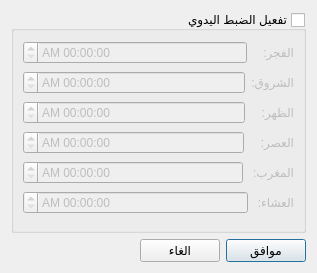
<?xml version="1.0" encoding="UTF-8"?>
<ui version="4.0">
 <class>ChangeTimeDialog</class>
 <widget class="QDialog" name="ChangeTimeDialog">
  <property name="geometry">
   <rect>
    <x>0</x>
    <y>0</y>
    <width>317</width>
    <height>273</height>
   </rect>
  </property>
  <property name="windowTitle">
   <string>الضبط اليدوي لأوقات الصلاة</string>
  </property>
  <property name="layoutDirection">
   <enum>Qt::RightToLeft</enum>
  </property>
  <layout class="QGridLayout" name="gridLayout_2">
   <item row="0" column="0" colspan="3">
    <widget class="QGroupBox" name="groupBox">
     <property name="title">
      <string>تفعيل الضبط اليدوي</string>
     </property>
     <property name="checkable">
      <bool>true</bool>
     </property>
     <property name="checked">
      <bool>false</bool>
     </property>
     <layout class="QGridLayout" name="gridLayout">
      <item row="0" column="0">
       <layout class="QHBoxLayout" name="horizontalLayout">
        <item>
         <widget class="QLabel" name="fajrLabel">
          <property name="sizePolicy">
           <sizepolicy hsizetype="Maximum" vsizetype="Preferred">
            <horstretch>0</horstretch>
            <verstretch>0</verstretch>
           </sizepolicy>
          </property>
          <property name="text">
           <string>الفجر:   </string>
          </property>
         </widget>
        </item>
        <item>
         <widget class="QTimeEdit" name="fajrTimeEdit">
          <property name="accelerated">
           <bool>false</bool>
          </property>
          <property name="displayFormat">
           <string>HH:mm:ss A</string>
          </property>
          <property name="calendarPopup">
           <bool>false</bool>
          </property>
         </widget>
        </item>
       </layout>
      </item>
      <item row="1" column="0">
       <layout class="QHBoxLayout" name="horizontalLayout_2">
        <item>
         <widget class="QLabel" name="shroukLabel">
          <property name="sizePolicy">
           <sizepolicy hsizetype="Maximum" vsizetype="Preferred">
            <horstretch>0</horstretch>
            <verstretch>0</verstretch>
           </sizepolicy>
          </property>
          <property name="text">
           <string>الشروق:</string>
          </property>
         </widget>
        </item>
        <item>
         <widget class="QTimeEdit" name="shroukTimeEdit">
          <property name="displayFormat">
           <string>HH:mm:ss A</string>
          </property>
         </widget>
        </item>
       </layout>
      </item>
      <item row="2" column="0">
       <layout class="QHBoxLayout" name="horizontalLayout_3">
        <item>
         <widget class="QLabel" name="zuhrLabel">
          <property name="sizePolicy">
           <sizepolicy hsizetype="Maximum" vsizetype="Preferred">
            <horstretch>0</horstretch>
            <verstretch>0</verstretch>
           </sizepolicy>
          </property>
          <property name="text">
           <string>الظهر:   </string>
          </property>
         </widget>
        </item>
        <item>
         <widget class="QTimeEdit" name="zuhrTimeEdit">
          <property name="displayFormat">
           <string>HH:mm:ss A</string>
          </property>
         </widget>
        </item>
       </layout>
      </item>
      <item row="3" column="0">
       <layout class="QHBoxLayout" name="horizontalLayout_4">
        <item>
         <widget class="QLabel" name="asrLabel">
          <property name="sizePolicy">
           <sizepolicy hsizetype="Maximum" vsizetype="Preferred">
            <horstretch>0</horstretch>
            <verstretch>0</verstretch>
           </sizepolicy>
          </property>
          <property name="text">
           <string>العصر:   </string>
          </property>
         </widget>
        </item>
        <item>
         <widget class="QTimeEdit" name="asrTimeEdit">
          <property name="displayFormat">
           <string>HH:mm:ss A</string>
          </property>
         </widget>
        </item>
       </layout>
      </item>
      <item row="4" column="0">
       <layout class="QHBoxLayout" name="horizontalLayout_5">
        <item>
         <widget class="QLabel" name="maghribLabel">
          <property name="sizePolicy">
           <sizepolicy hsizetype="Maximum" vsizetype="Preferred">
            <horstretch>0</horstretch>
            <verstretch>0</verstretch>
           </sizepolicy>
          </property>
          <property name="text">
           <string>المغرب: </string>
          </property>
         </widget>
        </item>
        <item>
         <widget class="QTimeEdit" name="maghribTimeEdit">
          <property name="displayFormat">
           <string>HH:mm:ss A</string>
          </property>
         </widget>
        </item>
       </layout>
      </item>
      <item row="5" column="0">
       <layout class="QHBoxLayout" name="horizontalLayout_6">
        <item>
         <widget class="QLabel" name="ishaLabel">
          <property name="sizePolicy">
           <sizepolicy hsizetype="Maximum" vsizetype="Preferred">
            <horstretch>0</horstretch>
            <verstretch>0</verstretch>
           </sizepolicy>
          </property>
          <property name="text">
           <string>العشاء: </string>
          </property>
         </widget>
        </item>
        <item>
         <widget class="QTimeEdit" name="ishaTimeEdit">
          <property name="displayFormat">
           <string>HH:mm:ss A</string>
          </property>
         </widget>
        </item>
       </layout>
      </item>
     </layout>
    </widget>
   </item>
   <item row="1" column="0">
    <widget class="QPushButton" name="okButton">
     <property name="text">
      <string>موافق</string>
     </property>
     <property name="icon">
      <iconset resource="gui.qrc">
       <normaloff>:/images/ok.png</normaloff>:/images/ok.png</iconset>
     </property>
    </widget>
   </item>
   <item row="1" column="1">
    <widget class="QPushButton" name="cancelButton">
     <property name="text">
      <string>الغاء</string>
     </property>
     <property name="icon">
      <iconset resource="gui.qrc">
       <normaloff>:/images/cancel.png</normaloff>:/images/cancel.png</iconset>
     </property>
    </widget>
   </item>
   <item row="1" column="2">
    <spacer name="horizontalSpacer">
     <property name="orientation">
      <enum>Qt::Horizontal</enum>
     </property>
     <property name="sizeHint" stdset="0">
      <size>
       <width>135</width>
       <height>20</height>
      </size>
     </property>
    </spacer>
   </item>
  </layout>
 </widget>
 <tabstops>
  <tabstop>groupBox</tabstop>
  <tabstop>fajrTimeEdit</tabstop>
  <tabstop>shroukTimeEdit</tabstop>
  <tabstop>zuhrTimeEdit</tabstop>
  <tabstop>asrTimeEdit</tabstop>
  <tabstop>maghribTimeEdit</tabstop>
  <tabstop>ishaTimeEdit</tabstop>
  <tabstop>okButton</tabstop>
  <tabstop>cancelButton</tabstop>
 </tabstops>
 <resources>
  <include location="gui.qrc"/>
 </resources>
 <connections>
  <connection>
   <sender>cancelButton</sender>
   <signal>clicked()</signal>
   <receiver>ChangeTimeDialog</receiver>
   <slot>reject()</slot>
   <hints>
    <hint type="sourcelabel">
     <x>147</x>
     <y>257</y>
    </hint>
    <hint type="destinationlabel">
     <x>15</x>
     <y>242</y>
    </hint>
   </hints>
  </connection>
  <connection>
   <sender>okButton</sender>
   <signal>clicked()</signal>
   <receiver>ChangeTimeDialog</receiver>
   <slot>accept()</slot>
   <hints>
    <hint type="sourcelabel">
     <x>257</x>
     <y>255</y>
    </hint>
    <hint type="destinationlabel">
     <x>76</x>
     <y>251</y>
    </hint>
   </hints>
  </connection>
 </connections>
</ui>
